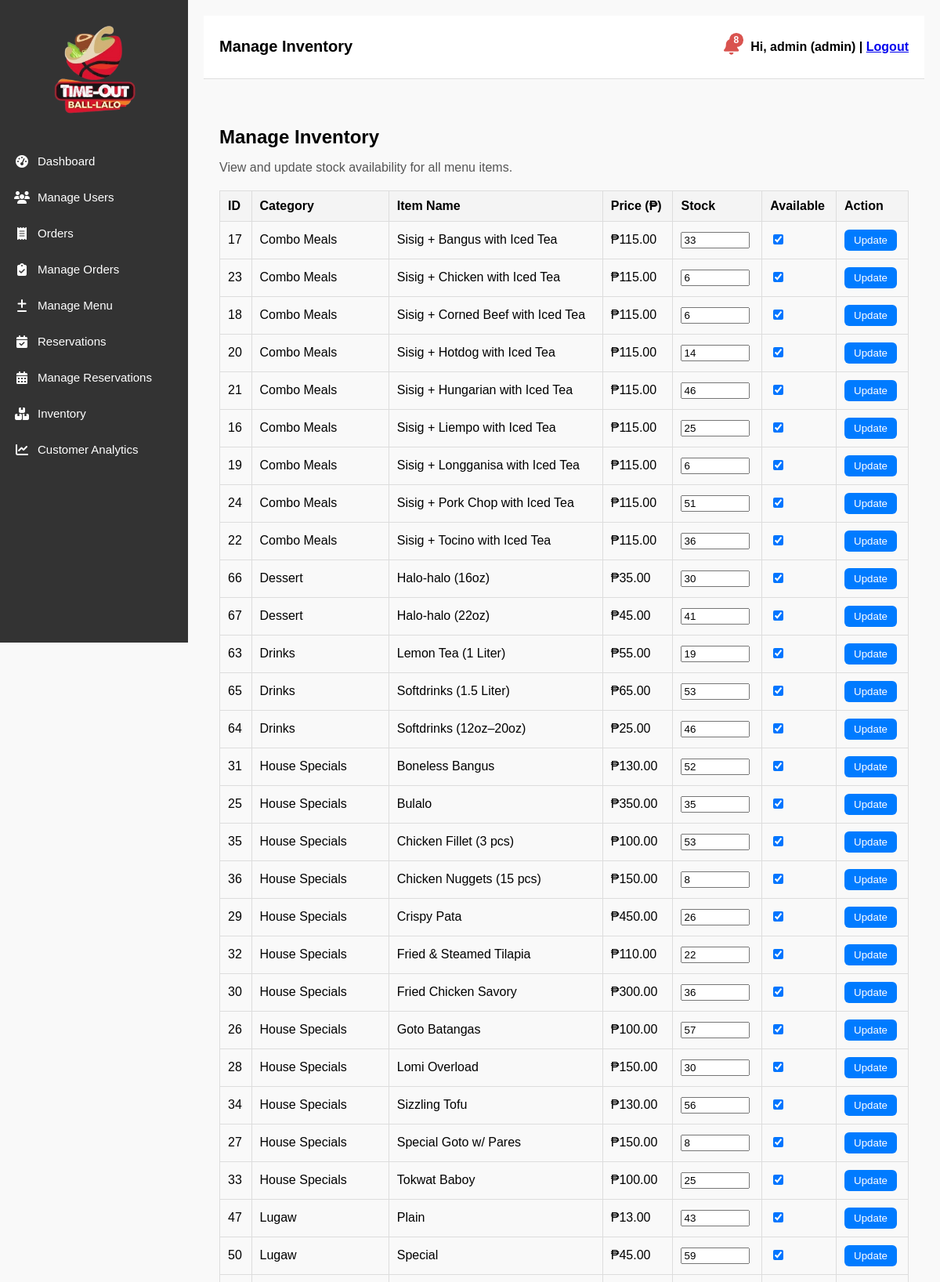
Screenshot of /pages/manage_inventory.php (signed in, upper part) with the database file from the repository.
### tables this page shows
CREATE TABLE menu_items (
  id INTEGER PRIMARY KEY AUTOINCREMENT,
  item_name TEXT NOT NULL,
  price REAL NOT NULL,
  category TEXT NOT NULL,
  stock INTEGER NOT NULL DEFAULT 0,
  available INTEGER NOT NULL DEFAULT 1
);

### demo/db_sqlite.php (called while the page is built, shortened)
<?php
class DemoResult
{
    public $num_rows = 0;
    private $rows;
    private $i = 0;
    public function __construct(array $rows)
    {
        $this->rows = $rows;
        $this->num_rows = count($rows);
    }
    public function fetch_assoc() { return $this->i < $this->num_rows ? $this->rows[$this->i++] : null; }
    public function fetch_array($mode = MYSQLI_BOTH)
    {
        $r = $this->fetch_assoc();
        if ($r === null || $mode === MYSQLI_ASSOC) return $r;
        $n = array_values($r);
        return $mode === MYSQLI_NUM ? $n : $r + $n;
    }
    public function fetch_all($mode = MYSQLI_NUM)
    {
        $out = [];
        while (($r = $this->fetch_array($mode)) !== null) $out[] = $r;
        return $out;
    }
}
class DemoMysqli
{
    private $db;
    public function __construct(string $path)
    {
        $this->db = new SQLite3($path);
        $this->db->busyTimeout(3000);
        $this->db->exec('PRAGMA foreign_keys = ON');
        $this->db->createFunction('NOW', fn() => date('Y-m-d H:i:s'), 0);
        $this->db->createFunction('CURDATE', fn() => date('Y-m-d'), 0);
        $this->db->createFunction('CURTIME', fn() => date('H:i:s'), 0);
        $this->db->createFunction('DAY', fn($d) => $d === null ? null : (int) date('j', strtotime($d)), 1);
        $this->db->createFunction('MONTH', fn($d) => $d === null ? null : (int) date('n', strtotime($d)), 1);
        $this->db->createFunction('YEAR', fn($d) => $d === null ? null : (int) date('Y', strtotime($d)), 1);
        $this->db->createFunction('CONCAT', fn(...$a) => in_array(null, $a, true) ? null : implode('', $a), -1);
    }
    public function sqlite() { return $this->db; }
    public function query($sql)
    {
        $res = @$this->db->query($sql);
        $rows = [];
        while (($r = $res->fetchArray(SQLITE3_ASSOC)) !== false) $rows[] = $r;
        return new DemoResult($rows);
    }
}
function demo_db(): DemoMysqli
{
    $dir = is_dir('/persist') && is_writable('/persist') ? '/persist/ballalo-demo' : sys_get_temp_dir() . '/ballalo-demo';
    $path = $dir . '/restaurant.sqlite';
    $fresh = !file_exists($path);
    $conn = new DemoMysqli($path);
    if ($fresh) {
        $db = $conn->sqlite();
        $anchor = $db->querySingle("SELECT value FROM demo_meta WHERE key = 'anchor_date'");
        $shift = (int) round((strtotime(date('Y-m-d')) - strtotime($anchor)) / 86400);
        if ($shift !== 0) {
            $s = ($shift > 0 ? '+' : '') . $shift . ' days';
            $db->exec("UPDATE orders SET order_date = datetime(order_date, '$s')");
            $db->exec("UPDATE reservations SET reservation_date = date(reservation_date, '$s'), created_at = datetime(created_at, '$s')");
        }
        $hash = password_hash('demo1234', PASSWORD_DEFAULT);
        $st = $db->prepare("UPDATE users SET password = :h WHERE password = '__DEMO__'");
        $st->bindValue(':h', $hash, SQLITE3_TEXT);
        $st->execute();
    }
    return $conn;
}

### config/db.php (called while the page is built)
<?php
require_once __DIR__ . '/../demo/db_sqlite.php';
$conn = demo_db();

### pages/manage_inventory.php (the view, shortened to what this page needs)
<?php
include '../config/db.php';
$result = $conn->query("SELECT id, category, item_name, price, COALESCE(stock, 0) AS stock, COALESCE(available, 1) AS available FROM menu_items ORDER BY category, item_name");
$inventory = [];
if ($result && $result->num_rows > 0) {
    $inventory = $result->fetch_all(MYSQLI_ASSOC);
}
?>
<!DOCTYPE html>
<html lang="en">
<head>
    <link rel="stylesheet" href="../assets/css/sidebar.css">
    <link rel="stylesheet" href="../assets/css/dashboard.css">
    <link rel="stylesheet" href="https://cdnjs.cloudflare.com/ajax/libs/font-awesome/6.5.0/css/all.min.css">
</head>
<body>
    <?php include '../includes/sidebar.php'; ?>
    <div class="main">
        <?php include '../includes/header.php'; ?>
        <div class="content">
            <h2>Manage Inventory</h2>
            <p>View and update stock availability for all menu items.</p>
            <?php if (count($inventory) > 0): ?>
                <table class="inventory-table">
                    <thead>
                        <tr>
                            <th>ID</th>
                            <th>Category</th>
                            <th>Item Name</th>
                            <th>Price (₱)</th>
                            <th>Stock</th>
                            <th>Available</th>
                            <th>Action</th>
                        </tr>
                    </thead>
                    <tbody>
                        <?php foreach ($inventory as $item): ?>
                            <tr>
                                <form method="POST">
                                    <td><?= $item['id'] ?></td>
                                    <td><?= htmlspecialchars($item['category']) ?></td>
                                    <td><?= htmlspecialchars($item['item_name']) ?></td>
                                    <td>₱<?= number_format($item['price'], 2) ?></td>
                                    <td>
                                        <input type="number" name="stock" value="<?= htmlspecialchars($item['stock']) ?>" min="0" style="width:80px;">
                                    </td>
                                    <td>
                                        <input type="checkbox" name="available" <?= $item['available'] ? 'checked' : '' ?>>
                                    </td>
                                    <td>
                                        <button type="submit" name="update_stock" style="background:#007bff;color:#fff;padding:6px 12px;border:none;border-radius:6px;cursor:pointer;">Update</button>
                                    </td>
                                </form>
                            </tr>
                        <?php endforeach; ?>
                    </tbody>
                </table>
            <?php else: ?>
                <p>No menu items found in inventory.</p>
            <?php endif; ?>
        </div>
    </div>
</body>
</html>

### assets/css/sidebar.css (style rules this page uses)
.main { margin-left: 60px; padding: 20px; transition: margin-left 0.3s ease; }

### assets/css/dashboard.css (style rules this page uses)
body { margin: 0; font-family: Arial, sans-serif; background: #f9f9f9; }
.main { margin-left: 60px; padding: 20px; transition: margin-left 0.3s ease; }
.content { margin-top: 20px; }
.content h2 { margin-bottom: 10px; }
.content p { color: #555; }

### pages/manage_inventory.php (style rules this page uses)
.content { padding: 20px; }
.inventory-table { border-collapse: collapse; width: 100%; margin-top: 20px; }
.inventory-table th, .inventory-table td { border: 1px solid #ddd; padding: 10px; text-align: left; }
.inventory-table th { background: #f4f4f4; }

### rows the page displays
menu_items: id "17", category "Combo Meals", item_name "Sisig + Bangus with Iced Tea", price "115.00", stock "33"
menu_items: id "23", category "Combo Meals", item_name "Sisig + Chicken with Iced Tea", price "115.00", stock "6"
menu_items: id "18", category "Combo Meals", item_name "Sisig + Corned Beef with Iced Tea", price "115.00", stock "6"
menu_items: id "20", category "Combo Meals", item_name "Sisig + Hotdog with Iced Tea", price "115.00", stock "14"
menu_items: id "21", category "Combo Meals", item_name "Sisig + Hungarian with Iced Tea", price "115.00", stock "46"
menu_items: id "16", category "Combo Meals", item_name "Sisig + Liempo with Iced Tea", price "115.00", stock "25"
menu_items: id "19", category "Combo Meals", item_name "Sisig + Longganisa with Iced Tea", price "115.00", stock "6"
menu_items: id "24", category "Combo Meals", item_name "Sisig + Pork Chop with Iced Tea", price "115.00", stock "51"
menu_items: id "22", category "Combo Meals", item_name "Sisig + Tocino with Iced Tea", price "115.00", stock "36"
menu_items: id "66", category "Dessert", item_name "Halo-halo (16oz)", price "35.00", stock "30"
menu_items: id "67", category "Dessert", item_name "Halo-halo (22oz)", price "45.00", stock "41"
menu_items: id "63", category "Drinks", item_name "Lemon Tea (1 Liter)", price "55.00", stock "19"
menu_items: id "65", category "Drinks", item_name "Softdrinks (1.5 Liter)", price "65.00", stock "53"
menu_items: id "64", category "Drinks", item_name "Softdrinks (12oz–20oz)", price "25.00", stock "46"
menu_items: id "31", category "House Specials", item_name "Boneless Bangus", price "130.00", stock "52"
menu_items: id "25", category "House Specials", item_name "Bulalo", price "350.00", stock "35"
menu_items: id "35", category "House Specials", item_name "Chicken Fillet (3 pcs)", price "100.00", stock "53"
menu_items: id "36", category "House Specials", item_name "Chicken Nuggets (15 pcs)", price "150.00", stock "8"
menu_items: id "29", category "House Specials", item_name "Crispy Pata", price "450.00", stock "26"
menu_items: id "32", category "House Specials", item_name "Fried & Steamed Tilapia", price "110.00", stock "22"
menu_items: id "30", category "House Specials", item_name "Fried Chicken Savory", price "300.00", stock "36"
menu_items: id "26", category "House Specials", item_name "Goto Batangas", price "100.00", stock "57"
menu_items: id "28", category "House Specials", item_name "Lomi Overload", price "150.00", stock "30"
menu_items: id "34", category "House Specials", item_name "Sizzling Tofu", price "130.00", stock "56"
menu_items: id "27", category "House Specials", item_name "Special Goto w/ Pares", price "150.00", stock "8"
menu_items: id "33", category "House Specials", item_name "Tokwat Baboy", price "100.00", stock "25"
menu_items: id "47", category "Lugaw", item_name "Plain", price "13.00", stock "43"
menu_items: id "50", category "Lugaw", item_name "Special", price "45.00", stock "59"

### other values shown
$pageTitle "Manage Inventory"
$lowStockCount "8"
$activeUser['username'] "admin"
$activeUser['role'] "admin"
